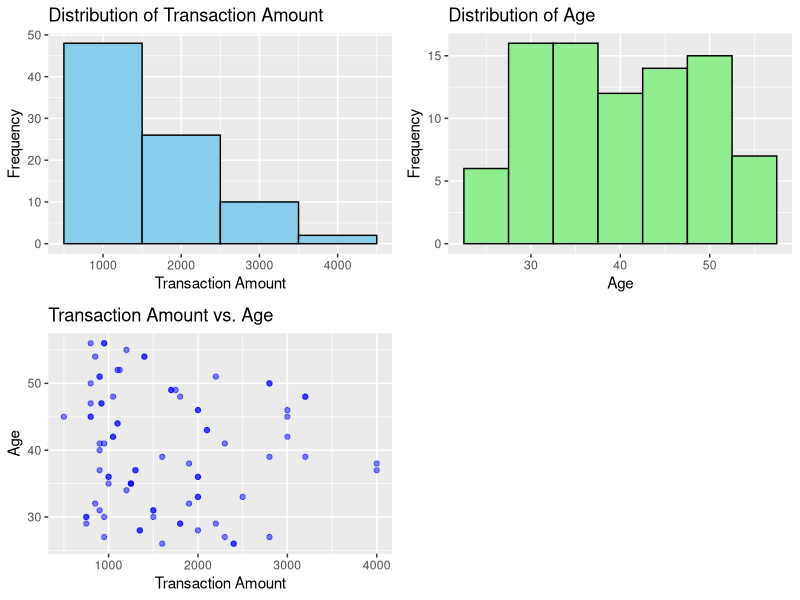
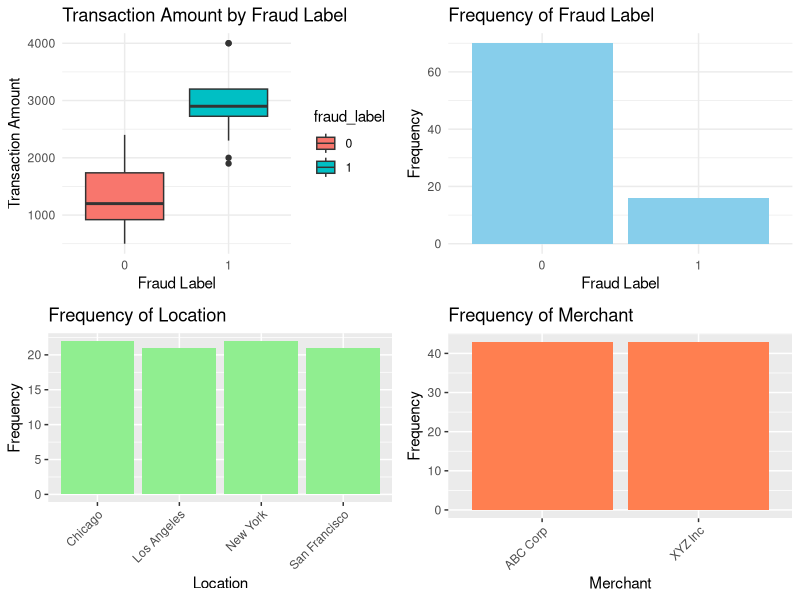

These figures' R source, in order:
# Load dataset
bank_data <- read.csv("data/fraud_dataset.csv", colClasses = c(
  transaction_id = "integer",
  transaction_amount = "numeric",
  location = "factor",
  merchant = "factor",
  age = "numeric",
  gender = "factor",
  fraud_label = "factor"
))

# Display the structure of the dataset
str(bank_data)

# View the first few rows of the dataset
head(bank_data)

# View the dataset in a separate viewer window
View(bank_data)

# Calculate frequency of categorical variables
frequency_location <- table(bank_data$location)
frequency_merchant <- table(bank_data$merchant)
frequency_gender <- table(bank_data$gender)
frequency_fraud_label <- table(bank_data$fraud_label)

# Print frequency tables
print("Frequency of Location:")
print(frequency_location)

print("Frequency of Merchant:")
print(frequency_merchant)

print("Frequency of Gender:")
print(frequency_gender)

print("Frequency of Fraud Label:")
print(frequency_fraud_label)

# Calculate measures of central tendency for numerical variables
mean_transaction_amount <- mean(bank_data$transaction_amount)
median_transaction_amount <- median(bank_data$transaction_amount)
mode_transaction_amount <- as.numeric(names(sort(-table(bank_data$transaction_amount))[1]))

mean_age <- mean(bank_data$age)
median_age <- median(bank_data$age)
mode_age <- as.numeric(names(sort(-table(bank_data$age))[1]))

# Print measures of central tendency
print("Measures of Central Tendency for Transaction Amount:")
print(paste("Mean:", mean_transaction_amount))
print(paste("Median:", median_transaction_amount))
print(paste("Mode:", mode_transaction_amount))

print("Measures of Central Tendency for Age:")
print(paste("Mean:", mean_age))
print(paste("Median:", median_age))
print(paste("Mode:", mode_age))


# Calculate measures of distribution for numerical variables
range_transaction_amount <- range(bank_data$transaction_amount)
variance_transaction_amount <- var(bank_data$transaction_amount)
standard_deviation_transaction_amount <- sd(bank_data$transaction_amount)

range_age <- range(bank_data$age)
variance_age <- var(bank_data$age)
standard_deviation_age <- sd(bank_data$age)

# Print measures of distribution
print("Measures of Distribution for Transaction Amount:")
print(paste("Range:", range_transaction_amount[2] - range_transaction_amount[1]))
print(paste("Variance:", variance_transaction_amount))
print(paste("Standard Deviation:", standard_deviation_transaction_amount))

print("Measures of Distribution for Age:")
print(paste("Range:", range_age[2] - range_age[1]))
print(paste("Variance:", variance_age))
print(paste("Standard Deviation:", standard_deviation_age))

# Calculate correlation coefficient for numerical variables
correlation_matrix <- cor(bank_data[c("transaction_amount", "age")])

# Print correlation matrix
print("Correlation Matrix:")
print(correlation_matrix)

# Create contingency tables for categorical variables
contingency_location_fraud_label <- table(bank_data$location, bank_data$fraud_label)
contingency_merchant_fraud_label <- table(bank_data$merchant, bank_data$fraud_label)
contingency_gender_fraud_label <- table(bank_data$gender, bank_data$fraud_label)

# Print contingency tables
print("Contingency Table: Location vs. Fraud Label")
print(contingency_location_fraud_label)

print("Contingency Table: Merchant vs. Fraud Label")
print(contingency_merchant_fraud_label)

print("Contingency Table: Gender vs. Fraud Label")
print(contingency_gender_fraud_label)

# Load necessary libraries (if not already loaded)
library(stats)

# Perform ANOVA
anova_result <- aov(transaction_amount ~ location, data = bank_data)

# Print ANOVA results
print(summary(anova_result))

# Load necessary libraries
library(ggplot2)
library(gridExtra)

# Univariate Plot: Transaction Amount
univariate_plot_transaction_amount <- ggplot(bank_data, aes(x = transaction_amount)) +
  geom_histogram(binwidth = 1000, fill = "skyblue", color = "black") +
  labs(title = "Distribution of Transaction Amount", x = "Transaction Amount", y = "Frequency")

# Univariate Plot: Age
univariate_plot_age <- ggplot(bank_data, aes(x = age)) +
  geom_histogram(binwidth = 5, fill = "lightgreen", color = "black") +
  labs(title = "Distribution of Age", x = "Age", y = "Frequency")

# Multivariate Plot: Transaction Amount vs. Age
multivariate_plot <- ggplot(bank_data, aes(x = transaction_amount, y = age)) +
  geom_point(alpha = 0.5, color = "blue") +
  labs(title = "Transaction Amount vs. Age", x = "Transaction Amount", y = "Age")

# Display plots in R
grid.arrange(univariate_plot_transaction_amount, univariate_plot_age, multivariate_plot, ncol = 2, nrow = 2)

# Boxplot: Transaction Amount by Fraud Label
boxplot_transaction_amount_fraud_label <- ggplot(bank_data, aes(x = fraud_label, y = transaction_amount, fill = fraud_label)) +
  geom_boxplot() +
  labs(title = "Transaction Amount by Fraud Label", x = "Fraud Label", y = "Transaction Amount") +
  theme_minimal()

# Barplot: Frequency of Fraud Label
barplot_fraud_label <- ggplot(bank_data, aes(x = factor(fraud_label))) +
  geom_bar(fill = "skyblue") +
  labs(title = "Frequency of Fraud Label", x = "Fraud Label", y = "Frequency") +
  theme_minimal()

# Barplot: Frequency of Location
barplot_location <- ggplot(bank_data, aes(x = location)) +
  geom_bar(fill = "lightgreen") +
  labs(title = "Frequency of Location", x = "Location", y = "Frequency") +
  theme(axis.text.x = element_text(angle = 45, hjust = 1))

# Barplot: Frequency of Merchant
barplot_merchant <- ggplot(bank_data, aes(x = merchant)) +
  geom_bar(fill = "coral") +
  labs(title = "Frequency of Merchant", x = "Merchant", y = "Frequency") +
  theme(axis.text.x = element_text(angle = 45, hjust = 1))

# Display plots in R
grid.arrange(boxplot_transaction_amount_fraud_label, barplot_fraud_label, barplot_location, barplot_merchant, ncol = 2, nrow = 2)

